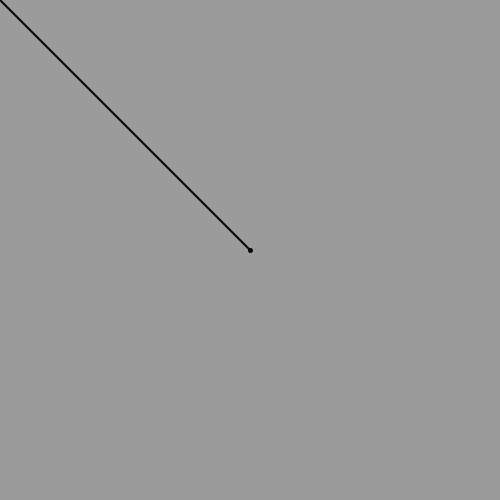
Frame 1 (no input)
Frame 60 (the mouse pressed at the canvas centre just before this capture): identical to frame 1, image omitted
Frame 120 (the mouse held since frame 60 and released just before this capture): blank canvas, image omitted

The Processing sketch that drew this single still picture (run headless with seeded random() and noise(); from frame 60 on, the mouse is pressed at the canvas centre):

// Processing sketch: Main
// ── Main.pde
PVector pos;

void setup(){
  size(500,500);
  pos = new PVector(width/2,height/2);
}

void draw(){
  float dx = mouseX - pos.x;
  float dy = mouseY - pos.y;
  float tang = dy/dx;
  float angle = degrees(atan(tang));
  background(154);
  strokeWeight(5);
  point(pos.x,pos.y);
  strokeWeight(2);
  line(pos.x,pos.y,mouseX,mouseY);
  println(angle);
}
